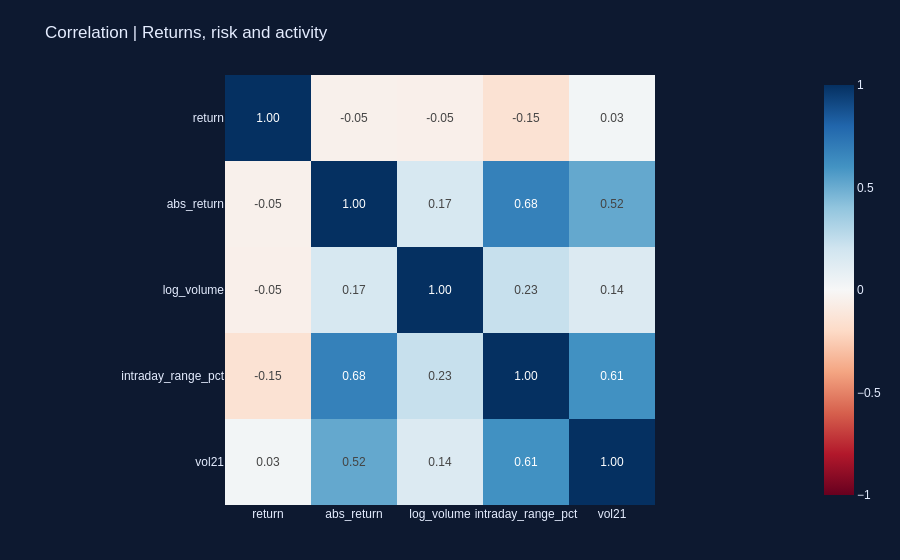
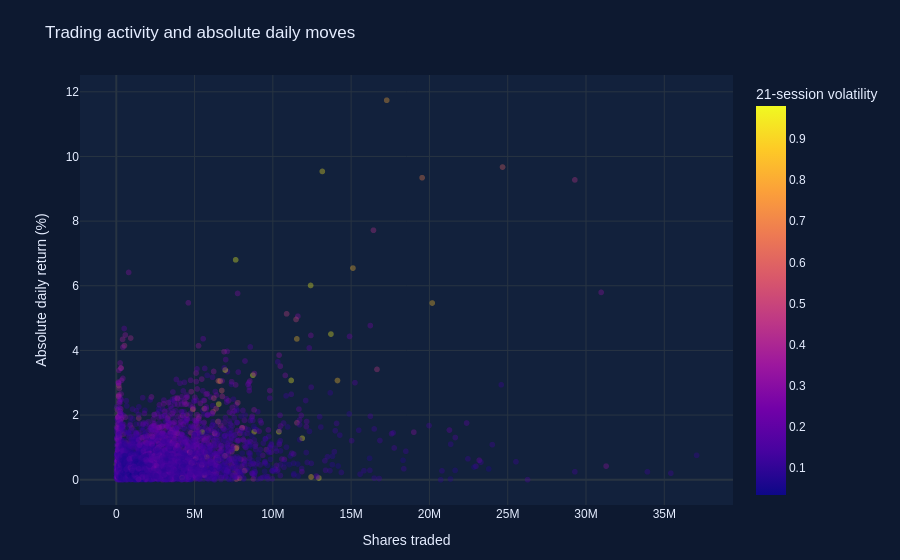

These figures' notebook cell, in order:
### Markdown cell above
<div style="background:#12213c;border-left:6px solid #36dec2;padding:18px;border-radius:10px;color:#eef5ff"><b style="color:#36dec2">06</b><h2 style="margin:8px 0;color:#eef5ff">Dependence, stationarity and trading activity</h2></div>

Price levels often trend while returns are much less persistent. The augmented Dickey–Fuller test has a unit-root null hypothesis; rejection does not imply returns are predictable. Autocorrelation of absolute returns describes volatility persistence. Correlation is descriptive and does not establish causality.

### Code cell
tests=[]
for label,s in [('Log close',np.log(e.close)),('Log return',e.log_return.dropna())]:
    a=adfuller(s,maxlag=20,autolag='AIC')
    tests.append({'series':label,'ADF statistic':a[0],'p-value':a[1],'lags':a[2]})
display(pd.DataFrame(tests))
lags=np.arange(1,31)
acf_r=acf(e.log_return.dropna(),nlags=30,fft=True)[1:]
acf_abs=acf(e.log_return.dropna().abs(),nlags=30,fft=True)[1:]
f,ax=plt.subplots(1,2,figsize=(12,4))
for a,v,title in [(ax[0],acf_r,'Return autocorrelation'),(ax[1],acf_abs,'Absolute-return autocorrelation')]:
    a.bar(lags,v,color=COLORS[1]);a.axhline(0,color='white',lw=.6);a.set(title=title,xlabel='Session lag',ylabel='Correlation')
static_done(f,'07_dependence')
corr_data=pd.DataFrame({'return':e['return'],'abs_return':e['return'].abs(),
    'log_volume':np.log1p(e.volume),'intraday_range_pct':e.range_pct,'vol21':e.vol21})
corr=corr_data.corr()
fig=px.imshow(corr,text_auto='.2f',color_continuous_scale='RdBu',zmin=-1,zmax=1,title='Correlation | Returns, risk and activity')
show_plot(fig,'08_correlations')
f,ax=plt.subplots(figsize=(8,5));sns.heatmap(corr,annot=True,fmt='.2f',cmap='RdBu',vmin=-1,vmax=1,ax=ax)
static_done(f,'08_correlations')
fig=px.scatter(e,x='volume',y=e['return'].abs()*100,color='vol21',opacity=.35,
    title='Trading activity and absolute daily moves',labels={'y':'Absolute daily return (%)','volume':'Shares traded','vol21':'21-session volatility'})
show_plot(fig,'09_activity')
f,ax=plt.subplots(figsize=(10,4));ax.scatter(e.volume/1e6,e['return'].abs()*100,c=e.vol21,cmap='viridis',s=9,alpha=.45)
ax.set(xlabel='Volume (million shares)',ylabel='Absolute daily return (%)',title='Activity and daily moves | Descriptive association')
static_done(f,'09_activity')

### Figure 1 — Plotly figure (JSON) as saved in the notebook; plotly's stock layout.template omitted (floating-point values rounded to 4 significant figures)
{"data": [{"coloraxis": "coloraxis", "hovertemplate": "x: %{x}<br>y: %{y}<br>color: %{z}<extra></extra>", "name": "0", "texttemplate": "%{z:.2f}", "type": "heatmap", "x": ["return", "abs_return", "log_volume", "intraday_range_pct", "vol21"], "xaxis": "x", "y": ["return", "abs_return", "log_volume", "intraday_range_pct", "vol21"], "yaxis": "y", "z": [[1.0, -0.04821, -0.05488, -0.1498, 0.02509], [-0.04821, 1.0, 0.1665, 0.6797, 0.5153], [-0.05488, 0.1665, 1.0, 0.2328, 0.1412], [-0.1498, 0.6797, 0.2328, 1.0, 0.611], [0.02509, 0.5153, 0.1412, 0.611, 1.0]]}], "layout": {"coloraxis": {"autocolorscale": false, "cmax": 1, "cmin": -1, "colorscale": [[0.0, "rgb(103,0,31)"], [0.1, "rgb(178,24,43)"], [0.2, "rgb(214,96,77)"], [0.3, "rgb(244,165,130)"], [0.4, "rgb(253,219,199)"], [0.5, "rgb(247,247,247)"], [0.6, "rgb(209,229,240)"], [0.7, "rgb(146,197,222)"], [0.8, "rgb(67,147,195)"], [0.9, "rgb(33,102,172)"], [1.0, "rgb(5,48,97)"]]}, "font": {"color": "#e5edff", "family": "Arial"}, "margin": {"b": 55, "t": 75}, "paper_bgcolor": "#0d1930", "plot_bgcolor": "#12213c", "title": {"text": "Correlation | Returns, risk and activity"}, "xaxis": {"anchor": "y", "constrain": "domain", "domain": [0.0, 1.0], "scaleanchor": "y"}, "yaxis": {"anchor": "x", "autorange": "reversed", "constrain": "domain", "domain": [0.0, 1.0]}}}

### Figure 2 — Plotly figure (JSON) as saved in the notebook; plotly's stock layout.template omitted (floating-point values rounded to 4 significant figures; data arrays with more than 128 entries replaced by an {"elided": "..."} marker saying what was removed)
{"data": [{"hovertemplate": "Shares traded=%{x}<br>Absolute daily return (%)=%{y}<br>21-session volatility=%{marker.color}<extra></extra>", "legendgroup": "", "marker": {"color": {"elided": "4037 float values"}, "coloraxis": "coloraxis", "opacity": 0.35, "symbol": "circle"}, "mode": "markers", "name": "", "showlegend": false, "type": "scattergl", "x": {"elided": "4037 int values"}, "xaxis": "x", "y": {"elided": "4037 float values"}, "yaxis": "y"}], "layout": {"coloraxis": {"colorbar": {"title": {"text": "21-session volatility"}}, "colorscale": [[0.0, "#0d0887"], [0.1111, "#46039f"], [0.2222, "#7201a8"], [0.3333, "#9c179e"], [0.4444, "#bd3786"], [0.5556, "#d8576b"], [0.6667, "#ed7953"], [0.7778, "#fb9f3a"], [0.8889, "#fdca26"], [1.0, "#f0f921"]]}, "font": {"color": "#e5edff", "family": "Arial"}, "legend": {"tracegroupgap": 0}, "margin": {"b": 55, "t": 75}, "paper_bgcolor": "#0d1930", "plot_bgcolor": "#12213c", "title": {"text": "Trading activity and absolute daily moves"}, "xaxis": {"anchor": "y", "domain": [0.0, 1.0], "title": {"text": "Shares traded"}}, "yaxis": {"anchor": "x", "domain": [0.0, 1.0], "title": {"text": "Absolute daily return (%)"}}}}
